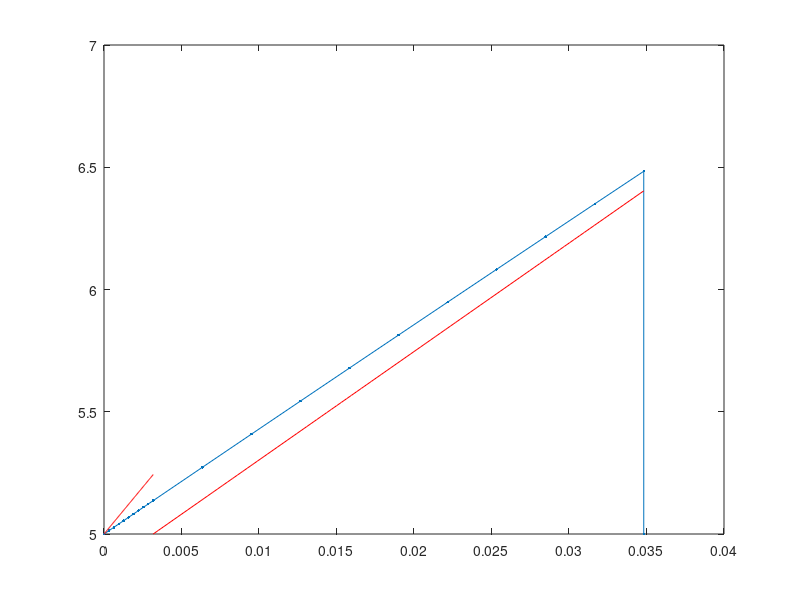

MATLAB code to generate this figure:
function F=driver

% clear the console screen
clc; close all;clf
% load the data structure with info pertaining to the physical problem
dat.condu=@condu;
dat.esrc=@esrc;
dat.width=[0.003175 0.034823 0.034829];
bc.left.type=2; %0=neumann, 1=robin, 2=dirichlet
bc.left.C=5; % (that data is C in: +Ddu/dn=C // u/4+D/2du/dn=C // u=C)
bc.rite.type=1;
bc.rite.C=2;
dat.bc=bc; clear bc;

% load the numerical parameters, npar, structure pertaining to numerics
% number of elements
npar.ne = 10;
npar.nelgap = 2*npar.ne;
npar.nel = 3*npar.ne;
% domain
npar.x(1:(npar.ne+1)) = linspace(0,dat.width(1),npar.ne+1);
npar.x((npar.ne+1):(2*npar.ne+1)) = linspace(dat.width(1),dat.width(2),npar.ne+1);
npar.x((2*npar.ne+1):(3*npar.ne+1)) = linspace(dat.width(2),dat.width(3),npar.ne+1);
% polynomial degree
npar.porder=1;
% nbr of dofs per variable
npar.ndofs = npar.porder*npar.nel+2;
% connectivity
gn=zeros(npar.nel,npar.porder+1);
gn(1,:)=linspace(1,npar.porder+1,npar.porder+1);
for iel=2:npar.nelgap
    gn(iel,:)=[gn(iel-1,end) , gn(iel-1,2:end)+npar.porder ];
end
for iel=(npar.nelgap+2)
    gn(iel-1,:)=[gn(iel-2,end)+1 , gn(iel-2,2:end)+1+npar.porder ];
end
for iel=(npar.nelgap+2):npar.nel
    gn(iel,:)=[gn(iel-1,end) , gn(iel-1,2:end)+npar.porder ];
end
npar.gn=gn; clear gn;

% solve system
F = solve_fem3(dat,npar);
% plot
figure(1)

npar.xf(1:(npar.ne+1)) = linspace(0,dat.width(1),npar.ne+1);
npar.xf((npar.ne+1):(2*npar.ne+1)) = linspace(dat.width(1),dat.width(2),npar.ne+1);
npar.xf((2*npar.ne+2):(3*npar.ne+2)) = linspace(dat.width(2),dat.width(3),npar.ne+1);

plot(npar.xf,F,'.-'); hold all
% verification is always good
verif_hc_eq(dat)

return
end

%%%%%%%%%%%%%%%%%%%%%%%%%%%%%%%%%%%%%

function u=solve_fem3(dat,npar)

% initial guess
% (not needed if a direct method is used to solve the linear system)
u=ones(npar.ndofs,1);

% assemble the matrix and the rhs
[A,b]=assemble_system(npar,dat);

% solve
u=A\b;

return
end
%%%%%%%%%%%%%%%%%%%%%%%%%%%%%%%%%%%%%

function [A,rhs]=assemble_system(npar,dat)
% assemble the matrix, the rhs, apply BC

% shortcuts
porder= npar.porder;
gn    = npar.gn;
nel   = npar.nel;
g1 = npar.nelgap+1;
g2 = npar.nelgap+2;
% ideally, we would analyze the connectivity to determine nnz
nnz=(porder+3)*nel; %this is an upperbound, not exact
% n: linear system size
n=nel*porder+2;
% allocate memory
A=spalloc(n,n,nnz);
rhs=zeros(n,1);

% compute local matrices
% load Gauss Legendre quadrature (GLQ is exact on polynomials of degree up to 2n-1,
% while using only integrand evaluations (n-point quadrature).
% estimate the max poly order (it comes from the mass matrix  when coef. are
% piecewise constant and the material mesh matches the computational mesh
poly_max=2*porder;
[xq,wq] = GLNodeWt(porder+1);
% initialize local matrices/vectors
m=zeros(porder+1,porder+1);
k=m;
f=zeros(porder+1,1);
% store shapeset
[b,dbdx] =feshpln(xq,porder);

% definition of the weak form:
% int_domain (grad u D grad b) - int_bd_domain (b D grad u n) ...
%      + int_domain( XSa u b) = int_domain (b rhs)

% loop over elements
for iel=1:npar.nel
    % element extremities
    x0=npar.x(iel);
    x1=npar.x(iel+1);
    % jacobian of the transformation to the ref. element
    Jac=(x1-x0)/2;
    % get x values in the interval
    x=(x1+x0)/2+xq*(x1-x0)/2;
    d=dat.condu(x);
    q=dat.esrc(x);
    % compute local matrices + load vector
    for i=1:porder+1
        for j=1:porder+1
            m(i,j)= dot(0.*wq.*b(:,i)    , b(:,j));
            k(i,j)= dot(d.*wq.*dbdx(:,i) , dbdx(:,j));
        end
        f(i)= dot(q.*wq, b(:,i));
    end
    % assemble
    A(gn(iel,:),gn(iel,:)) = A(gn(iel,:),gn(iel,:)) + ...
       m*Jac + k/Jac;
    rhs(gn(iel,:)) = rhs(gn(iel,:)) + f*Jac;
end

% apply natural BC
Dirichlet_nodes=[];
Dirichlet_val=[];
switch dat.bc.left.type
    case 0 % Neumann, int_bd_domain (b D grad u n) is on the RHS
        rhs(1)=rhs(1)+dat.bc.left.C;
    case 1 % Robin
        A(1,1)=A(1,1)+1/2;
        rhs(1)=rhs(1)+2*dat.bc.left.C;
    case 2 % Dirichlet
        Dirichlet_nodes=[Dirichlet_nodes 1];
        Dirichlet_val=[Dirichlet_val dat.bc.left.C];
end
switch dat.bc.rite.type
    case 0 % Neumann, int_bd_domain (b D grad u n) is on the RHS
        rhs(g1)=rhs(g1)+dat.bc.rite.C;
    case 1 % Robin
        A(g1,g1)=A(g1,g1)+1/2;
        rhs(g1)=rhs(g1)+2*dat.bc.rite.C;
    case 2 % Dirichlet
        Dirichlet_nodes=[Dirichlet_nodes g1];
        Dirichlet_val=[Dirichlet_val dat.bc.rite.C];
end
switch dat.bc.left.type
    case 0 % Neumann, int_bd_domain (b D grad u n) is on the RHS
        rhs(g2)=rhs(g2)+dat.bc.left.C;
    case 1 % Robin
        A(g2,g2)=A(g2,g2)+1/2;
        rhs(g2)=rhs(g2)+2*dat.bc.left.C;
    case 2 % Dirichlet
        Dirichlet_nodes=[Dirichlet_nodes g2];
        Dirichlet_val=[Dirichlet_val dat.bc.left.C];
end
switch dat.bc.rite.type
    case 0 % Neumann, int_bd_domain (b D grad u n) is on the RHS
        rhs(n)=rhs(n)+dat.bc.rite.C;
    case 1 % Robin
        A(n,n)=A(n,n)+1/2;
        rhs(n)=rhs(n)+2*dat.bc.rite.C;
    case 2 % Dirichlet
        Dirichlet_nodes=[Dirichlet_nodes n];
        Dirichlet_val=[Dirichlet_val dat.bc.rite.C];
end
% apply Dirichlet BC
for i=1:length(Dirichlet_nodes);% loop on the number of constraints
    id=Dirichlet_nodes(i);      % extract the dof of a constraint
    bcval=Dirichlet_val(i);
    rhs=rhs-bcval*A(:,id);  % modify the rhs using constrained value
    A(id,:)=0; % set all the id-th row to zero
    A(:,id)=0; % set all the id-th column to zero (symmetrize A)
    A(id,id)=1;            % set the id-th diagonal to unity
    rhs(id)=bcval;         % put the constrained value in the rhs
end

return
end
%%%%%%%%%%%%%%%%%%%%%%%%%%%%%%%%%%%%%

function [shapefun,dhdx]=feshpln (xv,p)
% computes the finite element basis functions and their first derivatives
% for any order p
% here, we use Lagrangian FE functions

xd=linspace(-1,1,p+1);

shapefun=zeros(length(xv),p+1);
dhdx    =zeros(length(xv),p+1);

% shape function
for i=1:p+1
    num=1.;
    den=1.;
    for j=1:p+1
        if(j~=i)
            num=num.*(xv-xd(j));
            den=den.*(xd(i)-xd(j));
        end
    end
    shapefun(:,i)=num./den;
end

% derivative of the shape function
for i=1:p+1
    sum=0.;
    den=1.;
    for j=1:p+1
        if(j~=i)
            num=1;
            for k=1:p+1
                if((k~=i)&&(k~=j))
                    num=num.*(xv-xd(k));
                end
            end
            sum=sum+num;
            den=den.*(xd(i)-xd(j));
        end
    end
    dhdx(:,i)=sum./den;
end

return
end
%%%%%%%%%%%%%%%%%%%%%%%%%%%%%%%%%%%%%%

function [x,w] = GLNodeWt(n)
% GLNodeWt  Nodes and weights for Gauss-Legendre quadrature of arbitrary order
%           obtained by solving an eigenvalue problem
%
% Synopsis:  [x,w] = GLNodeWt(n)
%
% Input:     n = order of quadrature rule
%
% Output:    x = vector of nodes
%            w = vector of weights

%  Algorithm based on ideas from Golub and Welsch, and Gautschi.  For a
%  condensed presentation see H.R. Schwarz, "Numerical Analysis: A
%  Comprehensive Introduction," 1989, Wiley.  Original MATLAB
%  implementation by H.W. Wilson and L.H. Turcotte, "Advanced Mathematics
%  and Mechanics Applications Using MATLAB," 2nd ed., 1998, CRC Press

beta   = (1:n-1)./sqrt(4*(1:n-1).^2 - 1);
J      = diag(beta,-1) + diag(beta,1);    % eig(J) needs J in full storage
[V,D]  = eig(J);
[x,ix] = sort(diag(D));  %  nodes are eigenvalues, which are on diagonal of D
w      = 2*V(1,ix)'.^2;  %  V(1,ix)' is column vector of first row of sorted V

return
end
%%%%%%%%%%%%%%%%%%%%%%%%%%%%%%%%%%%%%

function verif_hc_eq(dat)

cd=dat.condu; src=dat.esrc; L=dat.width;

% zone 1
% general form of the solution:
% T = B x + E
% dT/dx= B
switch dat.bc.left.type
    case 0 % Neumann
        % +Ddu/dn=C on the left becomes: -Ddu/dx=C <==> -D.B=C <==> B=-C/D
        mat(1,1:2) =[1,0];
        b(1) = -dat.bc.left.C / cd(0);
    case 1 % Robin
        % u/4+D/2du/dn=C on the left becomes: u/4-D/2du/dx=C 
        % <==> -(D/2)*B+E/4=C 
        mat(1,1:2) =[-cd(0)/2,1/4];
        b(1) = dat.bc.left.C;
    case 2 % Dirichlet
        mat(1,1:2) =[0,1];
        b(1) = dat.bc.left.C;
end
switch dat.bc.rite.type
    case 0 % Neumann
        % +Ddu/dn=C on the right becomes: Ddu/dx=C <==> D.B=C <==> B=C/D
        mat(2,1:2) =[1,0];
        b(2) = dat.bc.rite.C / cd(L(1));
    case 1 % Robin
        % u/4+D/2du/dn=C on the right becomes: u/4+D/2du/dx=C 
        % <==> (BL+E)/4 + (D/2)*B = C 
        mat(2,1:2) =[L(1)/4+cd(L(1))/2,1/4];
        b(2) = dat.bc.rite.C;
    case 2 % Dirichlet
        mat(2,1:2) =[L(1),1];
        b(2) = dat.bc.rite.C;
end
% get coefficient for the analytical solution
a=mat\b';
x1=linspace(0,L(1));
y1=a(1)*x1+a(2);
plot(x1,y1,'r-'); hold on;

% zone 2
% general form of the solution:
% T = Y x x + B x + E
% dT/dx= 2Yx + B
Y=-src(L(1))/(2*cd(L(1)));
switch dat.bc.left.type
    case 0 % Neumann
        % +Ddu/dn=C on the left becomes: -Ddu/dx=C <==> -D.B=C <==> B=-C/D
        mat(1,1:2) =[1,0];
        b(1) = -dat.bc.left.C / cd(L(1));
    case 1 % Robin
        % u/4+D/2du/dn=C on the left becomes: u/4-D/2du/dx=C 
        % <==> E/4-D/2(B)=C 
        mat(1,1:2) =[-cd(L(1))/2,1/4];
        b(1) = dat.bc.left.C;
    case 2 % Dirichlet
        mat(1,1:2) =[L(1),1];
        b(1) = dat.bc.left.C;
end
switch dat.bc.rite.type
    case 0 % Neumann
        % +Ddu/dn=C on the right becomes: Ddu/dx=C <==> D.(2YL+B)=C <==> B=C/D-2YL
        mat(2,1:2) =[1,0];
        b(2) = dat.bc.rite.C / cd(L(2)) - 2*Y*L(2);
    case 1 % Robin
        % u/4+D/2du/dn=C on the right becomes: u/4+D/2du/dx=C 
        % <==> (YL^2+BL+E)/4 + D/2(2YL+B) = C 
        mat(2,1:2) =[L(2)/4+cd(L(2))/2,1/4];
        b(2) = dat.bc.rite.C - Y*L(2)*L(2)/4 -cd(L(2))*Y*L(2);
    case 2 % Dirichlet
        mat(2,1:2) =[L(2),1];
        b(2) = dat.bc.rite.C - Y*L(2)*L(2);
end
% get coefficient for the analytical solution
a=mat\b';
x2=linspace(L(1),L(2));
y2=Y*(x2.^2)+a(1)*x2+a(2);
plot(x2,y2,'r-'); hold on;

% zone 3
% general form of the solution:
% T = B x + E
% dT/dx= B
switch dat.bc.left.type
    case 0 % Neumann
        % +Ddu/dn=C on the left becomes: -Ddu/dx=C <==> -D.B=C <==> B=-C/D
        mat(1,1:2) =[1,0];
        b(1) = -dat.bc.left.C / cd(L(2));
    case 1 % Robin
        % u/4+D/2du/dn=C on the left becomes: u/4-D/2du/dx=C 
        % <==> -(D/2)*B+E/4=C 
        mat(1,1:2) =[-cd(L(2))/2,1/4];
        b(1) = dat.bc.left.C;
    case 2 % Dirichlet
        mat(1,1:2) =[L(2),1];
        b(1) = dat.bc.left.C;
end
switch dat.bc.rite.type
    case 0 % Neumann
        % +Ddu/dn=C on the right becomes: Ddu/dx=C <==> D.B=C <==> B=C/D
        mat(2,1:2) =[1,0];
        b(2) = dat.bc.rite.C / cd(L(3));
    case 1 % Robin
        % u/4+D/2du/dn=C on the right becomes: u/4+D/2du/dx=C 
        % <==> (BL+E)/4 + (D/2)*B = C 
        mat(2,1:2) =[L(3)/4+cd(L(3))/2,1/4];
        b(2) = dat.bc.rite.C;
    case 2 % Dirichlet
        mat(2,1:2) =[L(3),1];
        b(2) = dat.bc.rite.C;
end
% get coefficient for the analytical solution
a=mat\b';
x3=linspace(L(2),L(3));
y3=a(1)*x3+a(2);
plot(x3,y3,'r-'); hold all;

return
end

%%%%%%%%%%%%%%%%%%%%%%%%%%%%%%%%%%%%%
function y=condu(x)
w=[0.003175 0.034823 0.034829];
if x<=w(2)
    y=0.018;
else
    y=0.0162;
end
return
end
%%%%%%%%%%%%%%%%%%%%%%%%%%%%%%%%%%%%%
function y=esrc(x)
w=[0.003175 0.034823 0.034829];
if (x<=w(1)) | (x>=w(2)) 
    y=0;
else
    y=0.5;
end
return
end
%%%%%%%%%%%%%%%%%%%%%%%%%%%%%%%%%%%%%
